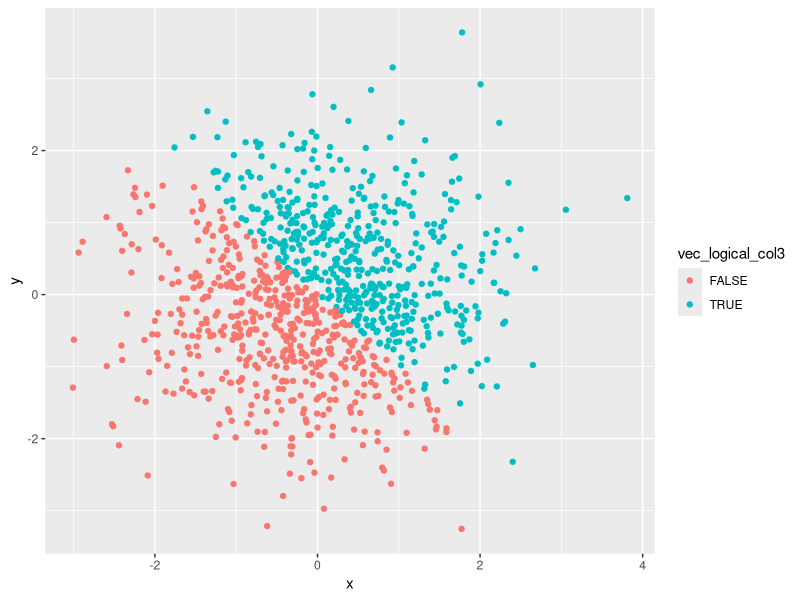

Write the R code that produced this figure.
## ---- chunk 1

knitr::opts_chunk$set(echo = TRUE)
library(tidyverse)
library(ggplot2)

## ---- chunk 2

set.seed(1)

problem1_df = tibble( 
                        vec_numeric_col1 = runif(n = 10, min = 0, max = 5),
                        vec_logical_col2 = vec_numeric_col1 > 2,
                        vec_char_col3 = c("This", "is", "my", "first", "try", "with", "using", "R", "and", "RStudio"),
                        vec_factor_col4 = factor(c("Male", "Female", "Female", "Female", "Female", "Male", "Female", "Male", "Male", "Female"))
)
  
problem1_df

mean(problem1_df)

problem1_df_vec_logical_col2_numeric = as.numeric(problem1_df$vec_logical_col2)

problem1_df_vec_char_col3_numeric = as.numeric(problem1_df$vec_char_col3)

problem1_df_vec_factor_col4_numeric = as.numeric(problem1_df$vec_factor_col4)

## ---- chunk 3

problem1_df_vec_char_col3_factor_numeric = as.numeric(as.factor(problem1_df$vec_char_col3))

problem1_df_vec_char_col3_factor_numeric

problem1_df_vec_factor_col4_char_numeric = as.numeric(as.character(problem1_df$vec_factor_col4))

problem1_df_vec_factor_col4_char_numeric

## ---- chunk 4

set.seed(1)

problem2_df = tibble(
                    x = rnorm(1000),
                    y = rnorm(1000),
                    vec_logical_col3 = x + y > 0,
                    vec_numeric_col4 = as.numeric(vec_logical_col3),
                    vec_factor_col5 = as.factor(vec_logical_col3)
)

## ---- chunk 5

ggplot(problem2_df, aes(x = x, y = y, color = vec_logical_col3)) + geom_point()
  
